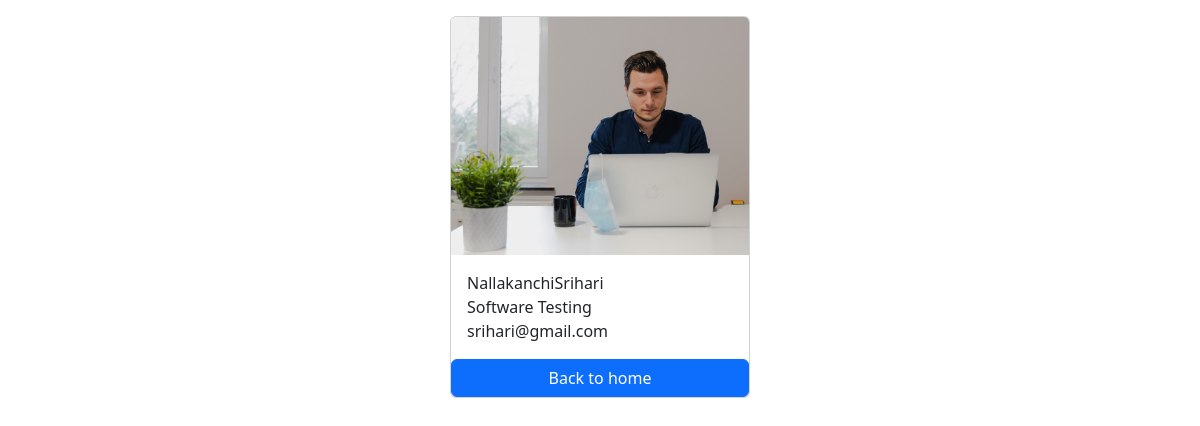
The app's page /employees/6/ with its own data.
### salary/models.py (models this page shows)
class Employee(models.Model):
    first_name = models.CharField(max_length=100)
    last_name = models.CharField(max_length=100)
    photo = models.ImageField(upload_to='images')
    designation = models.CharField(max_length=100)
    email_address = models.CharField(max_length=100, unique=True)
    phone_number = models.CharField(max_length=100, blank=True)

### salary/views.py (the view)
# urls.py: path('<int:pk>/',views.employee_detail,name='employee_detail'),
def employee_detail(request,pk):
    employee=get_object_or_404(Employee,pk=pk)
    context={
        'employee':employee
    }
    return render(request,'employee_detail.html',context)

### templates/employee_detail.html (shortened to what this page needs)
<!DOCTYPE html>
<html lang="en">
<head>
    <link href="https://cdn.jsdelivr.net/npm/bootstrap@5.3.2/dist/css/bootstrap.min.css" rel="stylesheet">
</head>
<body>
    <div class="container mt-3">
        <div class='card mx-auto' style="width:300px">
            <img src="{{employee.photo.url}}"class='card-img-top' alt="">
            <div class='card-body'>
                <p class='card-text m-0'>{{employee.first_name}}{{employee.last_name}}</p>
                <p class='card-text m-0'>{{employee.designation}}</p>
                <p class='card-text m-0'>{{employee.email_address}}</p>
            </div>
            <a href="{% url 'home' %}"class='btn btn-primary'>Back to home</a>
        </div>
    </div>
</body>
</html>

### records on screen
Employee: photo (picture), first_name "Nallakanchi", last_name "Srihari", designation "Software Testing", email_address "srihari@gmail.com"
